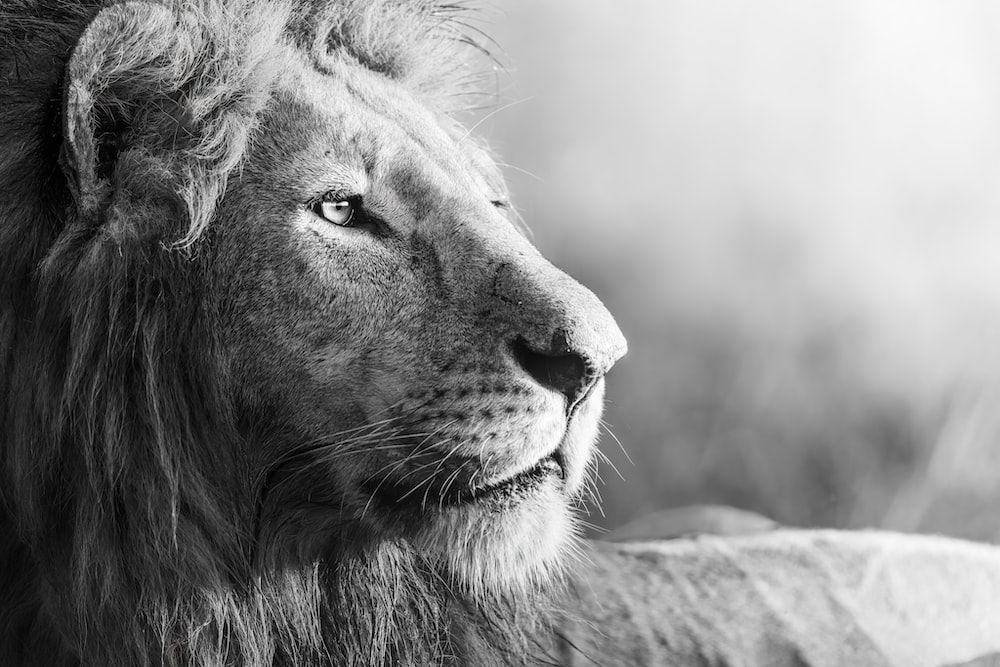
%> input picture self/S3_12052025/lion.jpg, 1000 x 667 px
$ octave Ex3_5.m   (GNU Octave 9; MATLAB toolbox functions it lacks are replaced by stand-ins)
%> lines starting %> are read from the running program, lines starting %| are printed output that depends on the picture
% Gray level tranformation
clear, clc, close all;
%%%%%%%%%%%%%%%%%%%%%%%%%%%%%%
pkg load image;
img = imread('lion.jpg');
%> img is the input picture: size 667x1000x3 uint8; mean R, G, B 137.3, 137.3, 137.3

% logarithmic
x = uint8(0 : 255);
c = 255 / log(256); % brighter
c = 155 / log(256); % darker
y = c * log(x + 1);
plot(y, 'LineWidth', 1.5);
xlim([0 255])
ylim([0 255])
grid on;
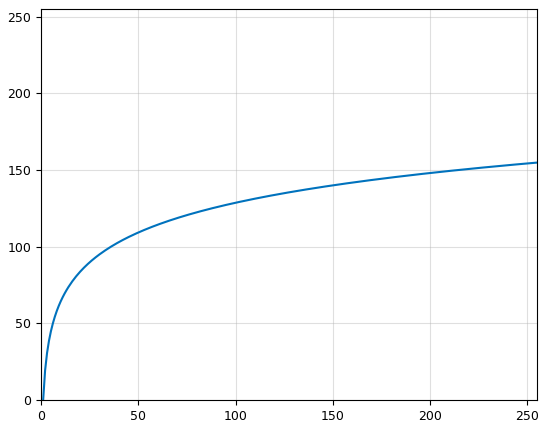
%> figure redrawn from the program's plot data; curve peaks at x = 255, y = 154.9
img1 = uint8(y(img + 1));
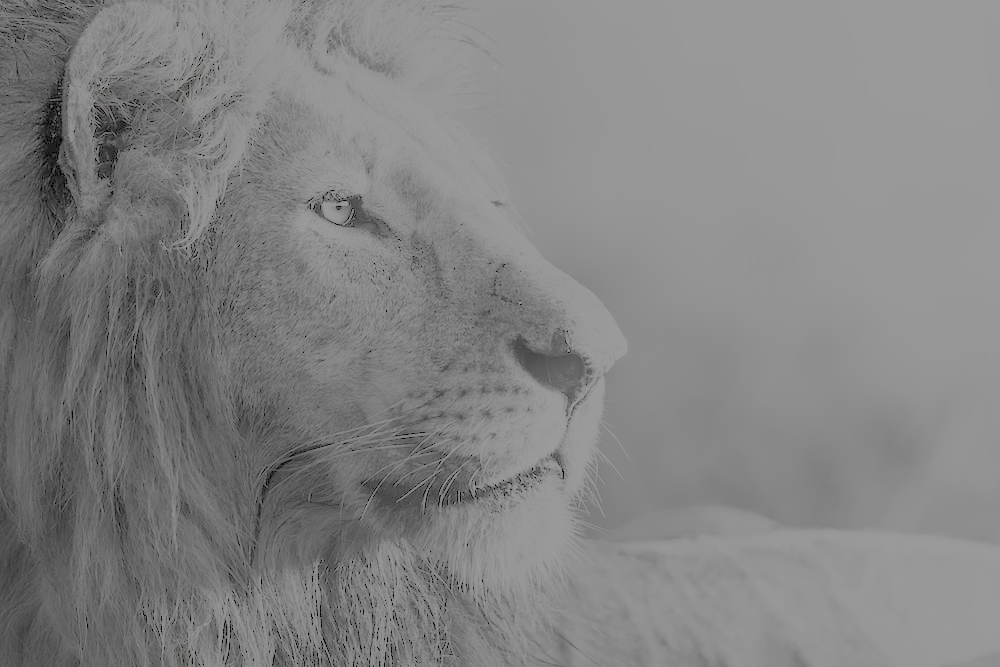
%> img1: size 667x1000x3 uint8; mean R, G, B 130.7, 130.7, 130.7

%perform the logarithmic transfromation

%plot image
FS = 15
figure, clf;

subplot(1, 2, 1), imshow(img), title('Origin Img', "fontsize", FS);
subplot(1, 2, 2), imshow(img1), title('Img Logarithmic', "fontsize", FS);

saveas(gcf, 'img logarithmic.jpg');

$ run again, with self/S3_12052025/atrium.jpg copied over self/S3_12052025/lion.jpg
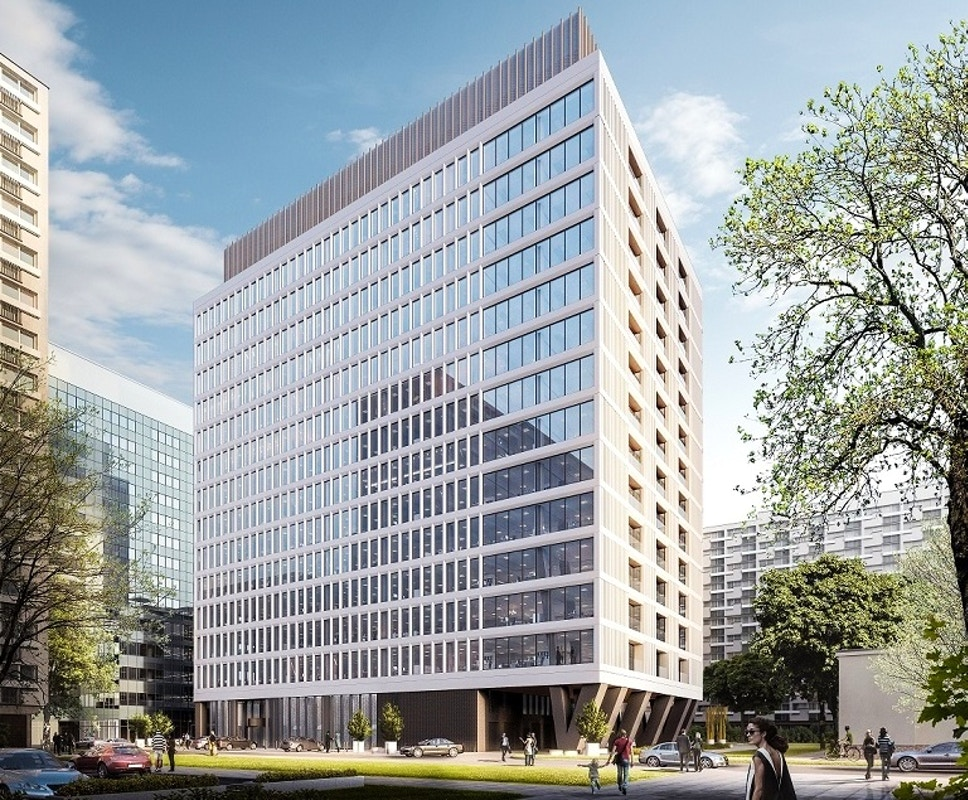
%> input picture self/S3_12052025/atrium.jpg, 968 x 800 px
%> img is the input picture: size 800x968x3 uint8; mean R, G, B 155.6, 162.1, 163.5
%> `img1 = uint8(y(img + 1));`:
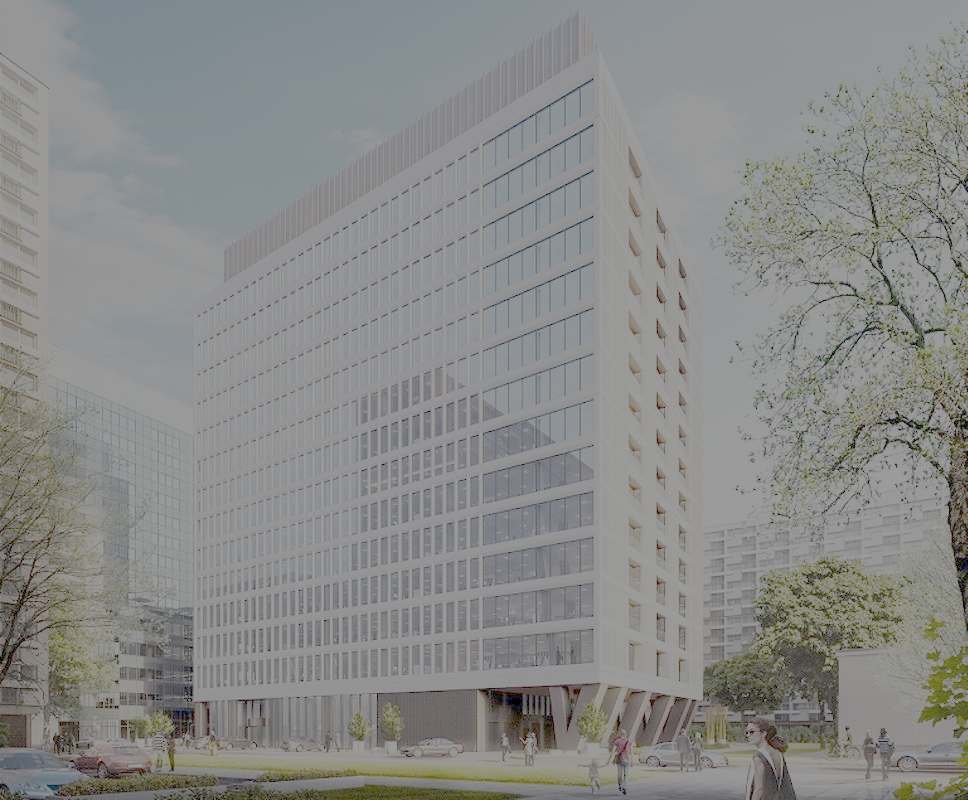
%> img1: size 800x968x3 uint8; mean R, G, B 137.2, 138.1, 136.5

$ run again, with self/S3_12052025/bird.jpg copied over self/S3_12052025/lion.jpg
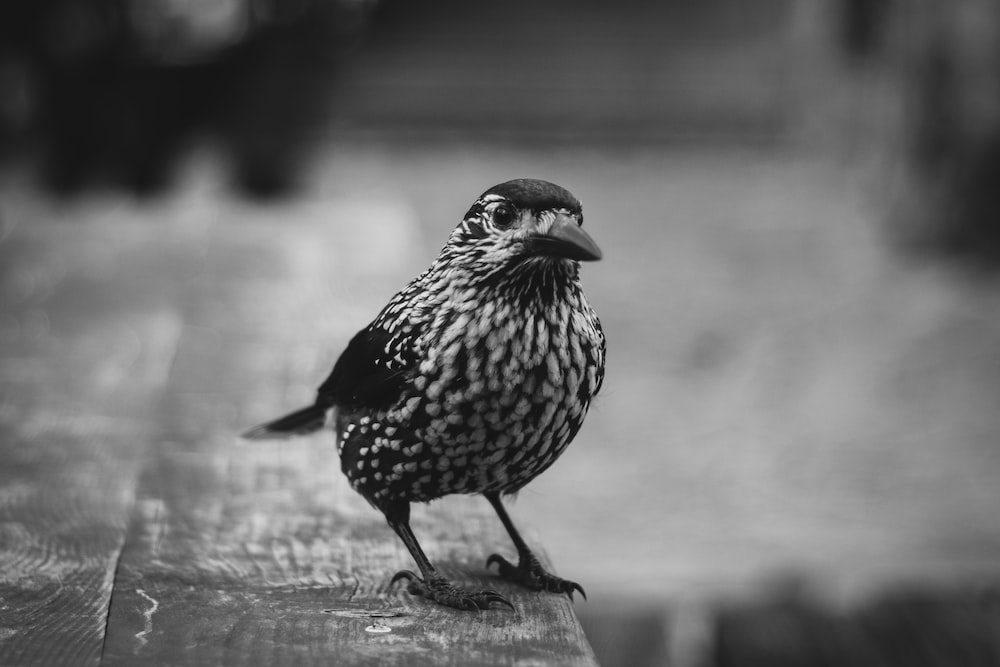
%> input picture self/S3_12052025/bird.jpg, 1000 x 667 px
%> img is the input picture: size 667x1000x3 uint8; min 0, max 248, mean 108
%> `img1 = uint8(y(img + 1));`:
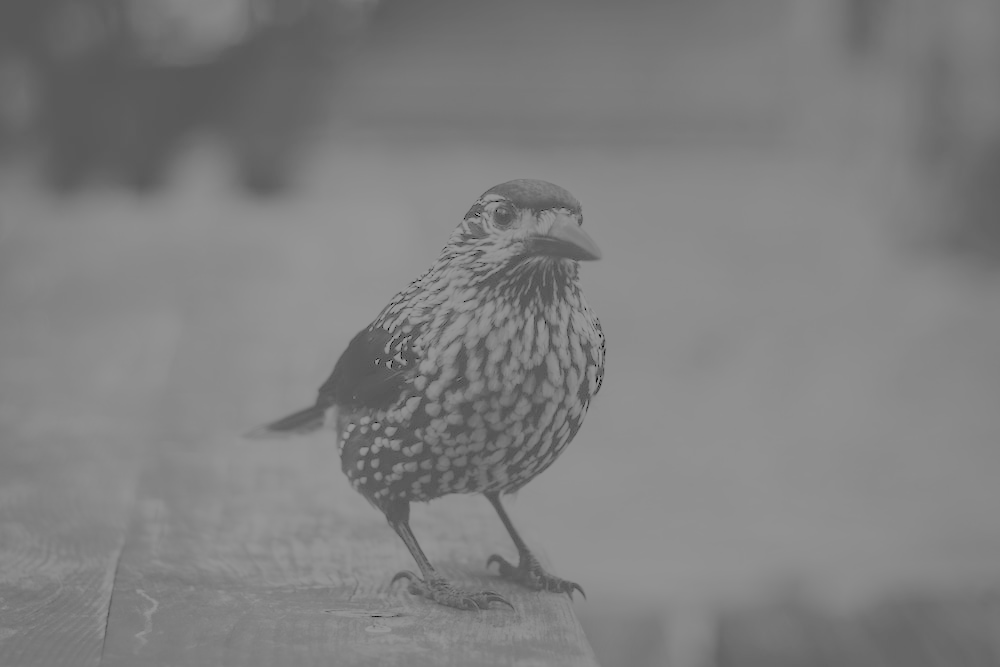
%> img1: size 667x1000x3 uint8; min 0, max 154, mean 127.1
